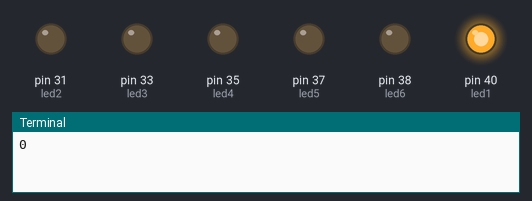
Bench run of a program on a simulated Raspberry Pi (header pin numbers). On the bench: output pins drawn as LEDs (lit = HIGH), the last lines printed to the terminal.

Above: at 0.3 s.
At 1.1 s:
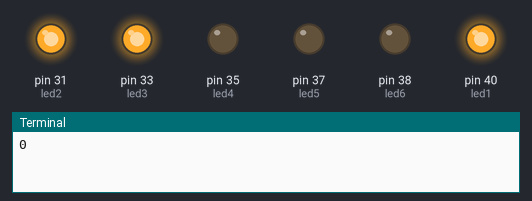
At 1.85 s:
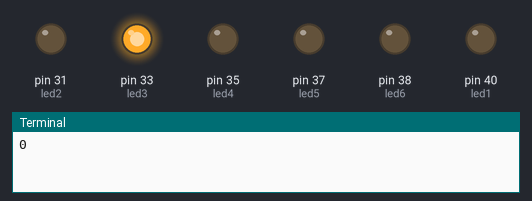
At 2.6 s:
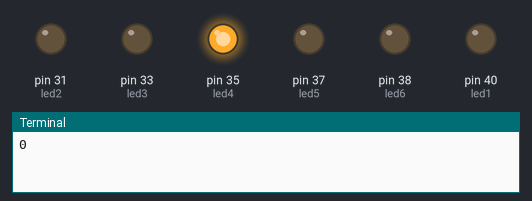
At 3.4 s:
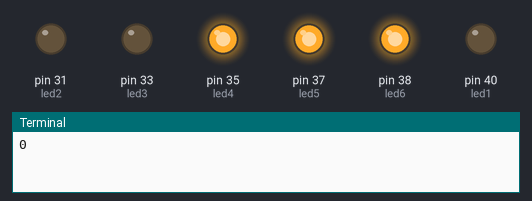
At 5.35 s:
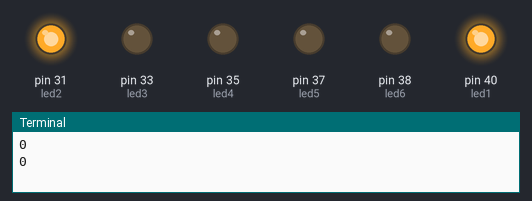
Timing chart, 0 to 6.0 s (numbered marks = the images above):
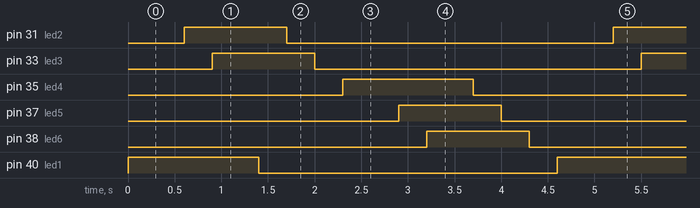

Measured:
- by itself, pin 31 (led2), pin 33 (led3), pin 37 (led5), pin 38 (led6): alternates HIGH for 1.1 s and LOW for 3.5 s
- by itself, pin 35 (led4), pin 40 (led1): alternates HIGH for 1.4 s and LOW for 3.2 s
- by itself, everything shown: repeats every 4.6 s, in 12 steps

The program:

led8.py
```python
import RPi.GPIO  as IO
import time
IO.setwarnings(False)
led1=40
led2=31
led3=33
led4=35
led5=37
led6=38

d=0.6
d1=0.3
d2=0.5
IO.setmode(IO.BOARD)
IO.setup(led1,IO.OUT)
IO.setup(led2,IO.OUT)
IO.setup(led3,IO.OUT)
IO.setup(led4,IO.OUT)
IO.setup(led5,IO.OUT)
IO.setup(led6,IO.OUT)
while(1):
    print(0)
    IO.output(led1,1)
    time.sleep(d)
    IO.output(led2,1)
    time.sleep(d1)
    IO.output(led3,1)
    time.sleep(d2)
    IO.output(led1,0)
    time.sleep(d1)
    IO.output(led2,0)
    time.sleep(d1)
    IO.output(led3,0)
    time.sleep(d1)
    IO.output(led4,1)
    time.sleep(d)
    IO.output(led5,1)
    time.sleep(d1)
    IO.output(led6,1)
    time.sleep(d2)
    IO.output(led4,0)
    time.sleep(d1)
    IO.output(led5,0)
    time.sleep(d1)
    IO.output(led6,0)
    time.sleep(d1)
IO.cleanup()
```
